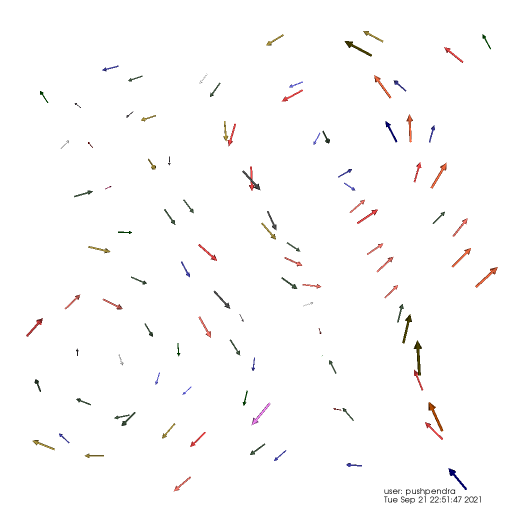
#> input picture CNN_Model/Train/images/visit0001.png, 1024 x 1024 px, found by its file name (shown at 1/2 size)
$ jupyter execute --allow-errors test_model.ipynb   (older library calls are emulated)
#> lines starting #> are read from the running program, lines starting #| are printed output that depends on the picture
# Importing all Libraries

[cell 1]
import cv2 as cv
import tensorflow as tf
from os import listdir
import os
from matplotlib import image
import matplotlib.patches as mpatches
from PIL import Image
import matplotlib.pyplot as plt
import numpy as np
import math
import random
from PIL import Image

# HOUGH Circle Detection

[cell 2]
img=cv.imread('/home/subhodeep/Documents/IIIT_Bangalore/Sem_3_2021/PE/Project/vectored_image_generation/visit_images/visit0001.png')
#> img is the input picture: shape (1024, 1024, 3); mean B, G, R 252, 252.1, 252.7
img1=cv.imread('/home/subhodeep/Documents/IIIT_Bangalore/Sem_3_2021/PE/Project/vectored_image_generation/visit_images_2/visit0001.png')

gray=cv.cvtColor(img,cv.COLOR_BGR2GRAY)
blur = cv.GaussianBlur(gray,(9,9),10)
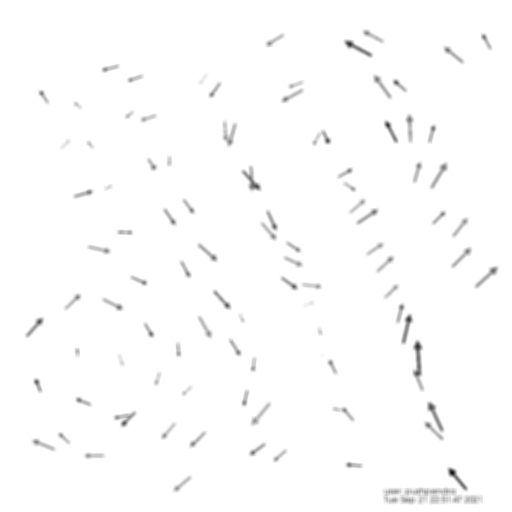
#> blur: shape (1024, 1024) (shown at 1/2 size); min 12, max 255, mean 252.3

ret,thresh = cv.threshold(blur,127,255,cv.THRESH_TRUNC)

rows = thresh.shape[0]
#> rows = 1024
circles = cv.HoughCircles(thresh, cv.HOUGH_GRADIENT, 1, rows /4, param1=50, param2=50, minRadius=150, maxRadius=200)
#> circles = None

all_circles = [] # stores vortex podition and radius

if circles is not None:
    circles = np.uint16(np.around(circles))
    #print(len(circles[0, :]))
    for i in circles[0, :]:
        center = (i[0], i[1])
        # circle center
        cv.circle(img1, center, 1, (0, 100, 100), 3)
            # circle outline
        x, y, r = i[0],i[1],i[2]
        all_circles.append([[x,y],r])
        # [4 lines of commented-out code are left out]
        cv.circle(img1, center, r, (255, 0, 255), 3)

plt.figure(figsize = (15,15))
imgplot = plt.imshow(img1)

# Crop All Vectors

[cell 3]
# [18 lines left out: function get_objects, not called in this run]
    #cv2.imshow("Original Image",image)
    #cv2.imshow("Canny Edge",edged)

[cell 4]
# [22 lines left out: function crop_objects, not called in this run]

    #print("Image cropped successful")

# Delete Images from a Directory

[cell 5]
# [5 lines left out: function remove_objects, not called in this run]

# Test CNN And Detect Direction of Vectors

[cell 6]
# [5 lines left out: function prepare, not called in this run]

[cell 7]
# [13 lines left out: function test_results, not called in this run]

# Detect The Orientation of Vectors

[cell 8]
# [28 lines left out: function detect_rotation, not called in this run]

[cell 9]
# [10 lines left out: function prediction, not called in this run]

# Integration

[cell 10]
CATEGORIES = ["left","right","up","down"]

#> (the rest of this cell did not finish here and is left out)

[cell 11]
#print(all_circles)
i = 0
plt.figure(figsize=(20,20))

details = []

# Predicting all the detected vortex rotation
for i in range(len(all_circles)):
    curr = all_circles[i]
    x, y, r = curr[0][0], curr[0][1], curr[1]
    img=cv.imread('/home/subhodeep/Documents/IIIT_Bangalore/Sem_3_2021/PE/Project/vectored_image_generation/visit_images/visit0001.png')
    img1=cv.imread('/home/subhodeep/Documents/IIIT_Bangalore/Sem_3_2021/PE/Project/vectored_image_generation/visit_images_2/visit0001.png')

    # cropped the vortex position from both original and 200 vector image
    crop_image = img1[y-r:y+r, x-r:x+r]
    cropped_image = img[y-r:y+r, x-r:x+r]

    # cropped all vectors from the vortex and stores them in Test file
    crop_objects(crop_image)

    # Detect and predict the rotation of vectors
    direction = test_results()
    predicted_result = prediction(direction)

    # Getting Details of all vortex
    details.append([x,y,r,predicted_result])

    # Plot the rotation with the vortex image
    plt.subplot(2,2,i+1)
    plt.xticks([])
    plt.yticks([])
    plt.grid(False)
    plt.imshow(cropped_image)
    plt.xlabel(predicted_result)

    i = i+1

    #print(predicted_result)

    # Delete all Vectors from Test file
    remove_objects()

# Visualization of Vortices

[cell 12]
patches = []

colors = [[164,255,192],[255,216,0],[242,255,164],[251,206,226],[206,237,251]]

for i in range(len(details)):
    x, y, ra = details[i][0], details[i][1], details[i][2]
    r, g, b = colors[i][0], colors[i][1], colors[i][2]
    cv.circle(img, (x,y), ra, (r,g,b), 3)
    name = 'vortex'+str(i+1)
    patch = mpatches.Patch(color=(r/255,g/255,b/255), label=name)
    patches.append(patch)
#> after the loop, patches = []

plt.figure(figsize = (15,15))
imgplot = plt.imshow(img)
plt.legend(handles=patches, loc="upper right")

# Details of All Votices

[cell 13]
for i in range(len(details)):
    print("Image Name : Vortex",i+1)
    print("Position : (x,y) =>","(",details[i][0],",",details[i][1],")")
    print("Direction :",details[i][3])
    print()


$ run again, with CNN_Model/Train/images/visit0000.png copied over CNN_Model/Train/images/visit0001.png
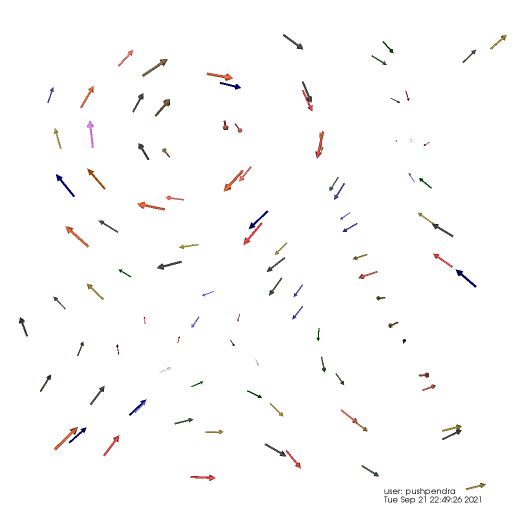
#> input picture CNN_Model/Train/images/visit0000.png, 1024 x 1024 px, found by its file name (shown at 1/2 size)
#> img is the input picture: shape (1024, 1024, 3); mean B, G, R 251.9, 252, 252.5
#> `blur = cv.GaussianBlur(gray,(9,9),10)`:
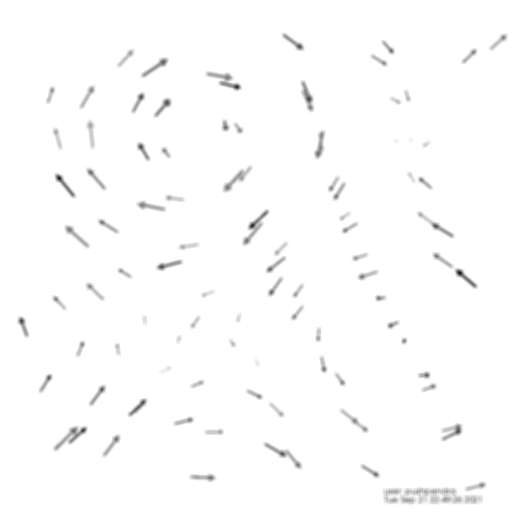
#> blur: shape (1024, 1024) (shown at 1/2 size); min 11, max 255, mean 252.1
#> circles = None
#> after the loop `for i in range(len(details)):`: patches = []

$ run again, with CNN_Model/Train/images/visit0002.png copied over CNN_Model/Train/images/visit0001.png
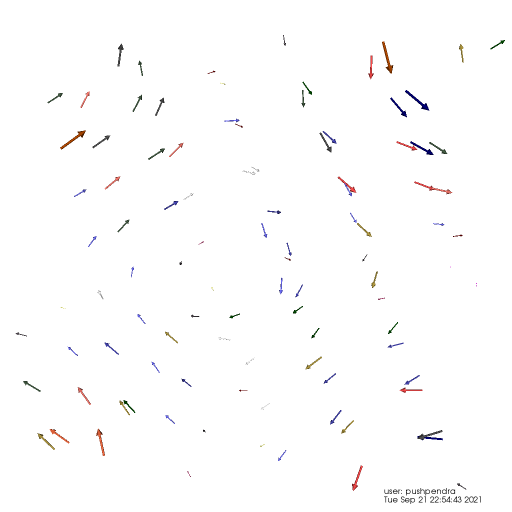
#> input picture CNN_Model/Train/images/visit0002.png, 1024 x 1024 px, found by its file name (shown at 1/2 size)
#> img is the input picture: shape (1024, 1024, 3); mean B, G, R 252.9, 252.8, 253.1
#> `blur = cv.GaussianBlur(gray,(9,9),10)`:
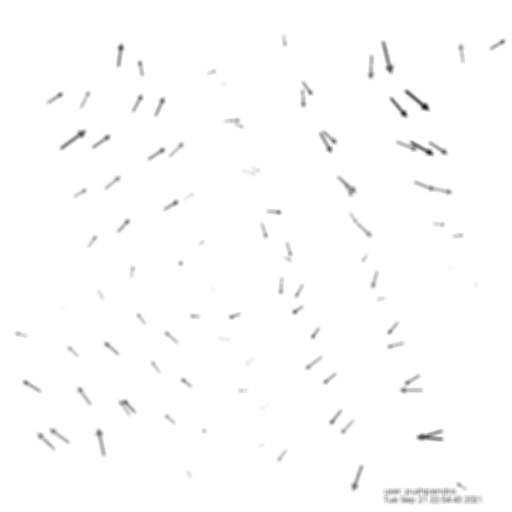
#> blur: shape (1024, 1024) (shown at 1/2 size); min 11, max 255, mean 252.9
#> circles = None
#> after the loop `for i in range(len(details)):`: patches = []

$ run again, with CNN_Model/Train/images/visit0003.png copied over CNN_Model/Train/images/visit0001.png
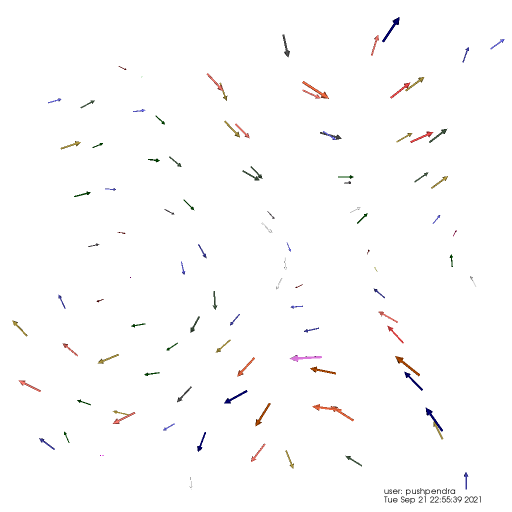
#> input picture CNN_Model/Train/images/visit0003.png, 1024 x 1024 px, found by its file name (shown at 1/2 size)
#> img is the input picture: shape (1024, 1024, 3); mean B, G, R 252.5, 252.5, 252.9
#> `blur = cv.GaussianBlur(gray,(9,9),10)`:
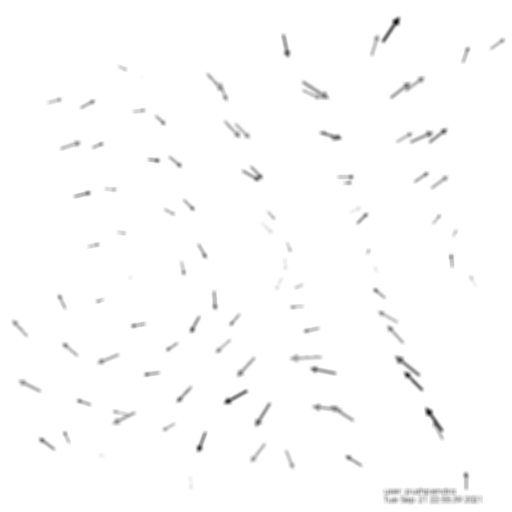
#> blur: shape (1024, 1024) (shown at 1/2 size); min 10, max 255, mean 252.6
#> circles = None
#> after the loop `for i in range(len(details)):`: patches = []
